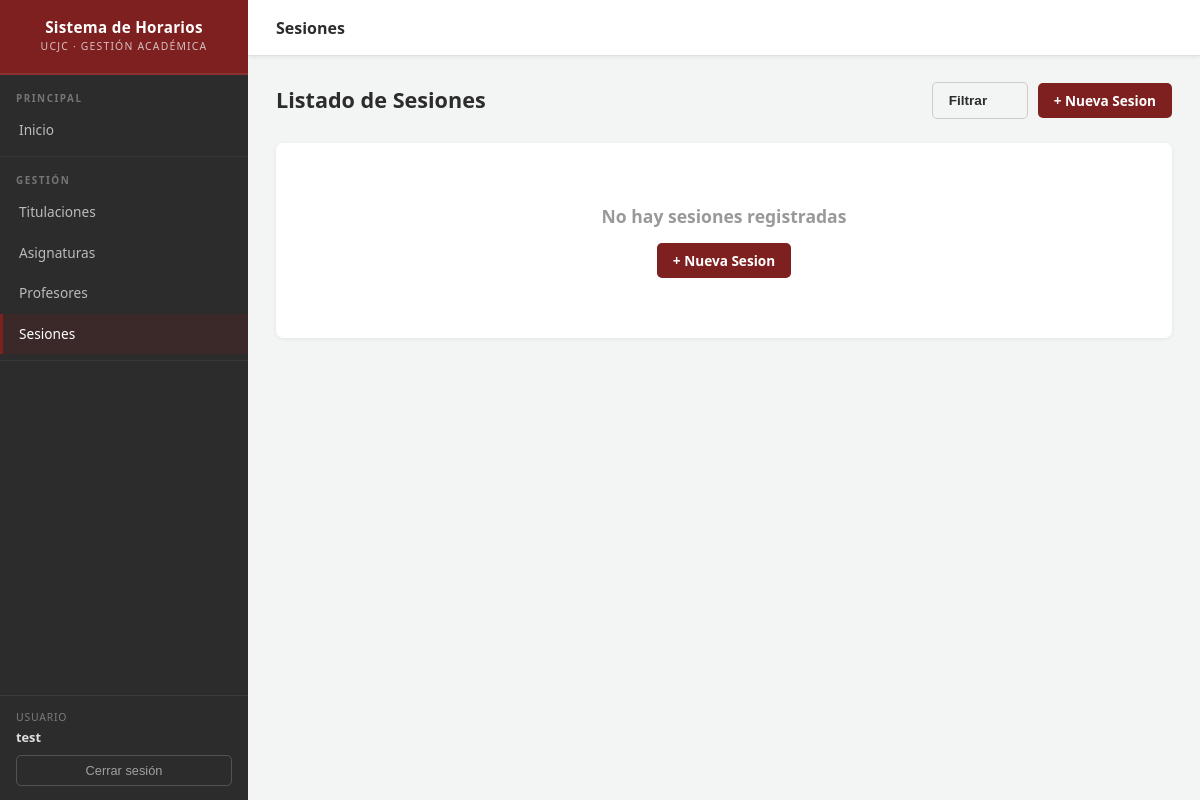
Page /horarios/sesiones/ (signed in) on the earlier database version.
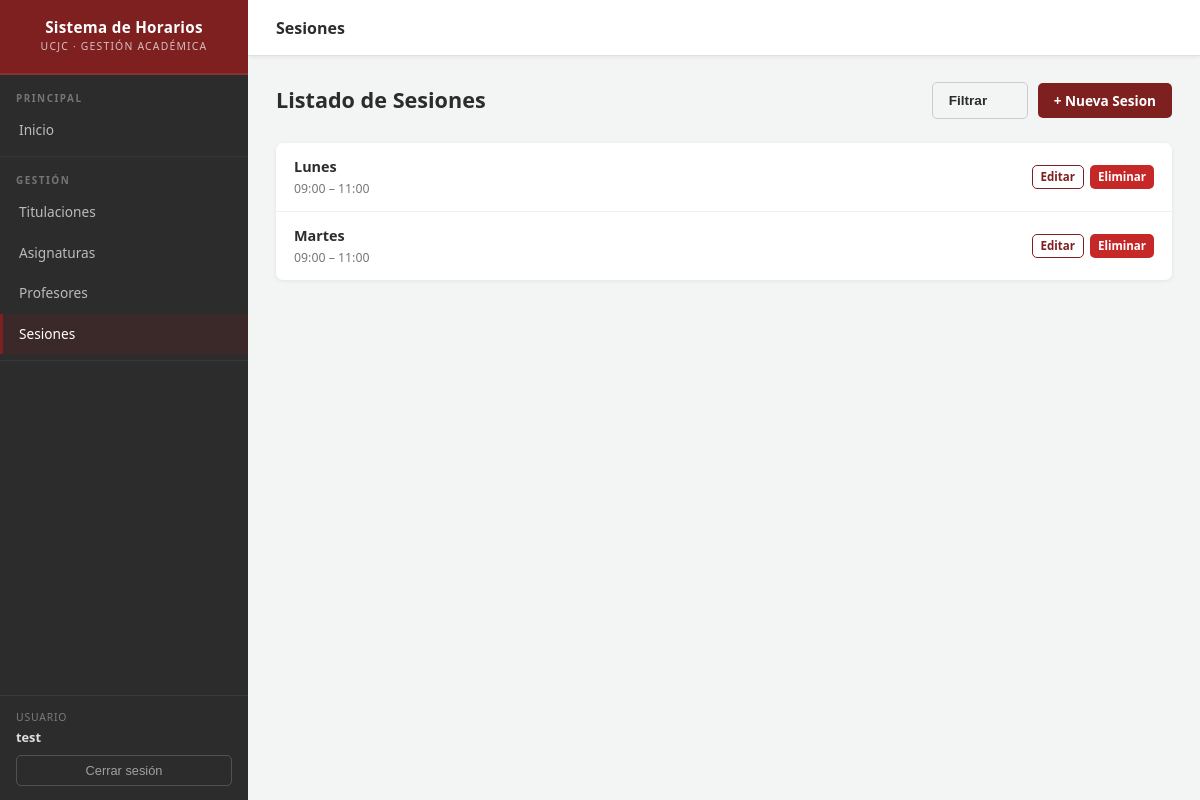
Same page on the later database version.
### horarios/models.py (models this page shows, shortened)
class Sesion(models.Model):
    DIAS_SEMANA = [
        ('LUN', 'Lunes'),
        ('MAR', 'Martes'),
        ('MIE', 'Miércoles'),
        ('JUE', 'Jueves'),
        ('VIE', 'Viernes'),
    ]
    dia = models.CharField(max_length=3, choices=DIAS_SEMANA)
    hora_inicio = models.TimeField()
    hora_fin = models.TimeField()
    creado_por = models.ForeignKey(
        settings.AUTH_USER_MODEL,
        on_delete=models.CASCADE,
        related_name='sesiones_propias',
        null=True,
    )
    class Meta:
        ordering = ['dia', 'hora_inicio']

### horarios/views.py (the view)
# urls.py: path('sesiones/', views.SesionListView.as_view(), name='sesiones'),
class SesionListView(ListFilterMixin, LoginRequiredMixin, generic.ListView):
    model = Sesion
    paginate_by = 15
    filter_list_keys = ['dia', 'titulacion']
    def get_queryset(self):
        qs = Sesion.objects.filter(creado_por=self.request.user)
        return filter_sesiones(qs, self.request)

### horarios/filters.py (called while the page is built)
def build_filter_qs(request):
    params = request.GET.copy()
    params.pop('page', None)
    return params.urlencode()

def count_active_filters(request, list_keys=None, text_key='q'):
    count = 0
    if request.GET.get(text_key, '').strip():
        count += 1
    for key in list_keys or []:
        if request.GET.get(key, '').strip():
            count += 1
    return count

def filter_sesiones(queryset, request):
    q = request.GET.get('q', '').strip()
    dia = request.GET.get('dia', '').strip()
    titulacion = request.GET.get('titulacion', '').strip()
    if q:
        queryset = queryset.filter(
            Q(asignatura__codigo__icontains=q)
            | Q(asignatura__nombre__icontains=q)
        )
    if dia:
        queryset = queryset.filter(dia=dia)
    if titulacion:
        queryset = queryset.filter(asignatura__titulacion_id=titulacion)
    return queryset.distinct()

### horarios/views.py (called while the page is built)
    def get_context_data(self, **kwargs):
        context = super().get_context_data(**kwargs)
        context.update(self.get_filter_context())
        return context

### horarios/templates/horarios/sesion_list.html (shortened to what this page needs)
{% extends "base_generic.html" %}
{% block page_title %}Sesiones{% endblock %}
{% block content %}
<div class="page-header">
  <h2>Listado de Sesiones</h2>
  <div class="page-header-actions">
    {% include "horarios/includes/filters_sesion.html" %}
    <a href="{% url 'sesion-create' %}" class="btn btn-primary">+ Nueva Sesion</a>
  </div>
</div>
{% if sesion_list %}
<div class="card">
  <ul class="item-list">
    {% for sesion in sesion_list %}
    <li>
      <div class="item-main">
        <div class="item-title">{{ sesion.get_dia_display }}</div>
        <div class="item-subtitle">{{ sesion.hora_inicio|time:"H:i" }} – {{ sesion.hora_fin|time:"H:i" }}</div>
      </div>
      <div class="item-actions">
        {% if user.is_authenticated %}
        <a href="{% url 'sesion-update' sesion.id %}" class="btn btn-outline btn-xs">Editar</a>
        <a href="{% url 'sesion-delete' sesion.id %}" class="btn btn-danger btn-xs">Eliminar</a>
        {% endif %}
      </div>
    </li>
    {% endfor %}
  </ul>
</div>
{% else %}
<div class="card">
  <div class="card-body">
    <div class="empty-state">
      <h3 style="color: #999;">
        {% if request.GET %}No hay sesiones que coincidan con el filtro{% else %}No hay sesiones registradas{% endif %}
      </h3>
      {% if not request.GET %}
      <a href="{% url 'sesion-create' %}" class="btn btn-primary" style="margin-top: 14px;">+ Nueva Sesion</a>
      {% endif %}
    </div>
  </div>
</div>
{% endif %}
{% endblock %}

Differences in the rows shown:
added Sesion: dia "Lunes", hora_inicio "09:00", hora_fin "11:00"
added Sesion: dia "Martes", hora_inicio "09:00", hora_fin "11:00"
Other differences:
text no longer shown: "No hay sesiones registradas + Nueva Sesion"
